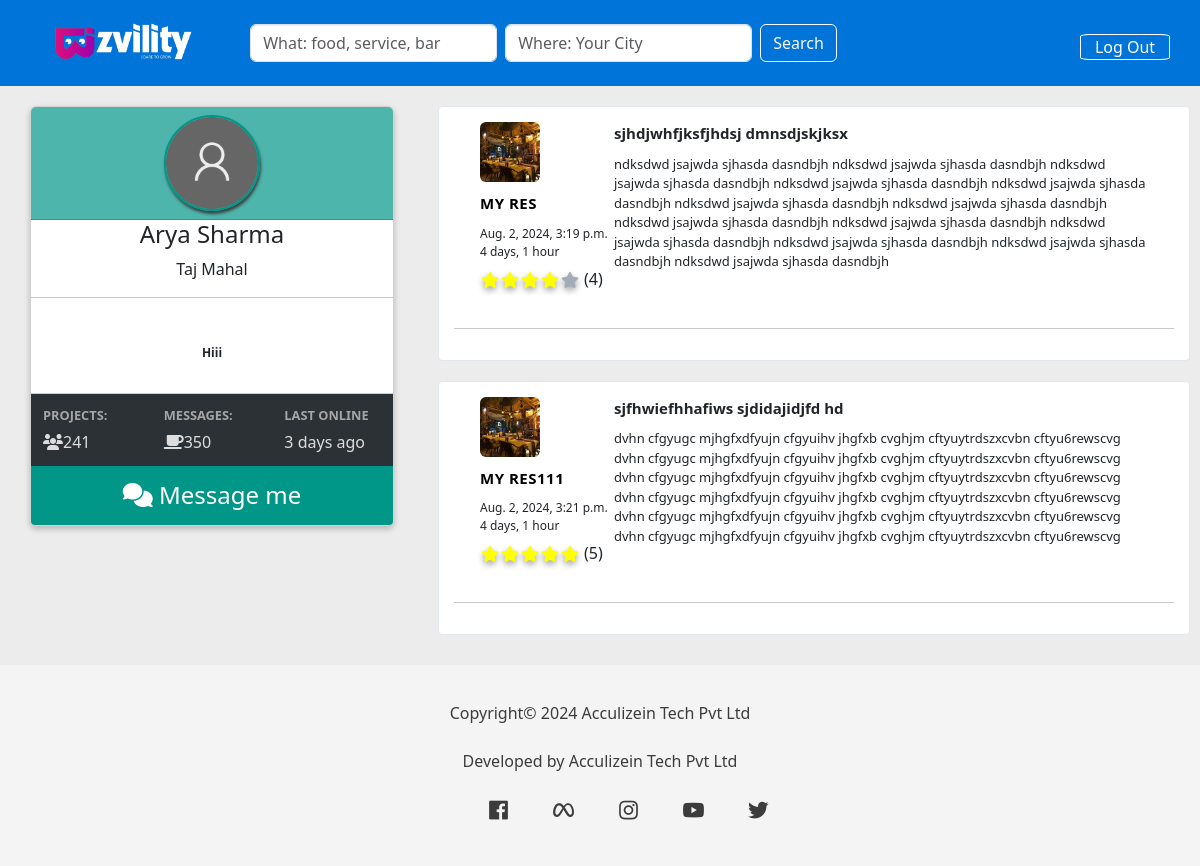
Page /profile/1 (signed in) on the committed database.
### two/models.py (models this page shows, shortened)
class Users(AbstractBaseUser):
    full_name = models.CharField(max_length=100)
    email = models.EmailField(max_length=100,unique=True)
    password = models.CharField(max_length=200)
    is_staff = models.BooleanField(default=False)
    is_active = models.BooleanField(default=True)
    is_superuser = models.BooleanField(default=False)
    isAdmin = models.BooleanField(default=False)
    contact = models.CharField(max_length=100, null=True, blank=True)
    address = models.CharField(max_length=100, null=True, blank=True)
    state = models.CharField(max_length=20)
    city = models.CharField(max_length=20)
    bio = models.CharField(max_length=150,default='')
    dob = models.DateField(null=True, blank=True)
    image = models.ImageField(upload_to='profile_images/', default='profile_images/defaultpfpsvg.png')
    forget_password_token = models.CharField(max_length=150, null=True, blank=True)
    created_at = models.DateTimeField(auto_now_add=True)
    objects = CustomUserManager()
    USERNAME_FIELD = 'email'
    REQUIRED_FIELDS = []
    class Meta:
        permissions = []

class Business(models.Model):
    user = models.ForeignKey(Users, on_delete=models.CASCADE, related_name='businesses')
    title = models.CharField(max_length=100, unique=True)
    category = models.ForeignKey(Categories, on_delete=models.CASCADE, related_name='businesses')
    tagline = models.CharField(max_length=50, null=True)
    description = models.TextField()
    thumbnail = models.ImageField(upload_to='BusinessImages/')
    image1 = models.ImageField(upload_to='BusinessImages/')
    image2 = models.ImageField(upload_to='BusinessImages/')
    image3 = models.ImageField(upload_to='BusinessImages/')
    image4 = models.ImageField(upload_to='BusinessImages/')
    image5 = models.ImageField(upload_to='BusinessImages/')
    phone_number = models.CharField(max_length=13)
    website = models.URLField(max_length=200,null=True)
    address = models.CharField(max_length=100)
    state = models.CharField(max_length=20)
    city = models.CharField(max_length=20)
    country = models.CharField(max_length=100)
    pincode = models.IntegerField()
    created_at = models.DateTimeField(auto_now_add=True)
    rating = models.IntegerField()

### two/views.py (the view)
# urls.py: path('profile/<int:user_id>',profile, name="profile"),
@login_required
def profile(request, user_id):
    user = request.user
    profile_user = Users.objects.get(pk=user_id)
    listings = Business.objects.filter(user=user_id)
    return render(request, 'profile.html', {'profile_user': profile_user, 'listings': listings})

### two/templates/profile.html (shortened to what this page needs)
{% load static %}
<!DOCTYPE html>
<html lang="en">
<head>
    <link rel="stylesheet" href="{% static 'css/profile.css'%}">
    <link rel="stylesheet" href="https://cdnjs.cloudflare.com/ajax/libs/font-awesome/4.7.0/css/font-awesome.min.css">
    <link rel="stylesheet" href="https://cdn.jsdelivr.net/npm/boxicons@latest/css/boxicons.min.css">
    <link rel="stylesheet" href="https://cdnjs.cloudflare.com/ajax/libs/font-awesome/6.6.0/css/all.min.css" />
    <link href="https://cdn.jsdelivr.net/npm/bootstrap@5.3.0-alpha1/dist/css/bootstrap.min.css" rel="stylesheet">
</head>
<body>
    <nav class="navbar navbar-expand-xl navbar-custom">
        <div class="container-fluid">
            <a class="navbar-brand" href="{% url 'index' %}">
                <img src="{% static 'images/Logo_bi.png' %}" alt="zvility">
            </a>
            <div class="collapse navbar-collapse" id="navbarContent">
                <form id="formHeader" class="d-flex search-form my-2 my-xl-0 form-inline" action="{% url 'result' %}"
                    method="GET">
                    <div class="search-content">
                        <input class="form-control me-2" type="search" placeholder="What: food, service, bar"
                            name="search_value">
                        <input class="form-control me-2" type="search" placeholder="Where: Your City" name="city">
                    </div>
                    <button class="btn btn-outline-light" type="submit" id="search-content_btn">Search</button>
                </form>
                <ul class="navbar-nav ms-auto mb-2 mb-xl-0">
                    <div class="side_btn">
                        {% if user.is_authenticated %}
                        <button onclick="logout()" class="sign-in">Log Out</button>
                        {%endif%}
                    </div>
                </ul>
            </div>
        </div>
    </nav>
    <div class="wrapper">
        <div class="content-wrapper">
            <section class="content profile">
                <div class="row">
                    <div class="col-sm-12 col-md-4">
                        <div class="card">
                            <div class="card-header" style="background-color: #009688b2;">
                                <div class="card-header-headshot"
                                    style="background-image: url('{{profile_user.image.url}}');">
                                </div>
                            </div>
                            <div class="card-content">
                                <div class="card-content-member text-center">
                                    <h4 class="m-t-0">{{profile_user.full_name}}</h4>
                                    <p class="m-t-0">{{profile_user.address}}</p>
                                </div>
                                <hr>
                                <div class="card-content-languages">
                                </div>
                                <div class="card-content-summary">
                                    <p>{{profile_user.bio}}
                                    </p>
                                </div>
                            </div>
                            <div class="card-footer" style="padding: 0px;">
                                <div class="card-footer-stats">
                                    <div>
                                        <p>PROJECTS:</p>
                                        <i class="fa fa-users"></i><span>241</span>
                                    </div>
                                    <div>
                                        <p>MESSAGES:</p>
                                        <i class="fa fa-coffee"></i><span>350</span>
                                    </div>
                                    <div>
                                        <p>Last online</p>
                                        <span class="stats-small">3 days ago</span>
                                    </div>
                                </div>
                                <div class="card-footer-message">
                                    <h4><i class="fa fa-comments"></i> Message me</h4>
                                </div>
                            </div>
                        </div>
                    </div>
                    <div class="col-sm-12 col-md-8">
                        {% for listing in listings %}
                        <div class="review-block" id="forRating">
                            <div class="row" style="margin-top: 0;">
                                <div class="col-sm-3">
                                    <div class="review-block-img">
                                        <img src="{{listing.thumbnail.url}}" class="img-rounded" alt="">
                                    </div>
                                    <div class="review-block-name" style="font-size: 15px; "><a
                                            href="{% url 'listing_details' listing.id %}"
                                            style="color: black; text-decoration: none;"><b>{{listing.title}}</b></a>
                                    </div>
                                    <div class="review-block-date">{{listing.created_at}}<br>{{ listing.created_at | timesince }}</div>
                                    <div class="review-block-rate" data-rating="{{listing.rating}}"
                                        style="display: flex;">
                                        <button type="button" class="btn btn-rating btn-xs" aria-label="Left Align"
                                            style="padding: 0px;">
                                            <span class="glyphicon glyphicon-star" aria-hidden="true">
                                                <i class="fa fa-star" aria-hidden="true"></i>
                                            </span>
                                        </button>
                                        <button type="button" class="btn btn-rating btn-xs" aria-label="Left Align"
                                            style="padding: 0px;">
                                            <span class="glyphicon glyphicon-star" aria-hidden="true">
                                                <i class="fa fa-star" aria-hidden="true"></i>
                                            </span>
                                        </button>
                                        <button type="button" class="btn btn-rating btn-xs" aria-label="Left Align"
                                            style="padding: 0px;">
                                            <span class="glyphicon glyphicon-star" aria-hidden="true">
                                                <i class="fa fa-star" aria-hidden="true"></i>
                                            </span>
                                        </button>
                                        <button type="button" class="btn btn-rating btn-default btn-xs" aria-label="Left Align"
                                            style="padding: 0px;">
                                            <span class="glyphicon glyphicon-star" aria-hidden="true">
                                                <i class="fa fa-star" aria-hidden="true"></i>
                                            </span>
                                        </button>
                                        <button type="button" class="btn btn-rating btn-default btn-xs" aria-label="Left Align"
                                            style="padding: 0px;">
                                            <span class="glyphicon glyphicon-star" aria-hidden="true">
                                                <i class="fa fa-star" aria-hidden="true"></i>
                                            </span>
                                        </button>
                                        <h6 style="padding-top: 9px; padding-left: 4px;">({{listing.rating}})</h6>
                                    </div>
                                </div>
                                <div class="col-sm-9" style="margin-left: -98px;">
                                    <div class="review-block-title">{{listing.tagline}}</div>
                                    <div class="review-block-description">{{listing.description}}</div>
                                </div>
                            </div>
                            <hr>
                        </div>
                        {% endfor %}
                    </div>
                </div>
            </section>
        </div>
        {% include 'footer.html' %}
    </div>
</body>
</html>

### two/templates/profile.html (style rules this page uses)
.navbar-custom { background-color: #0074D9; padding: 0.75rem 2rem; }
.navbar-brand img { max-height: 50px; }
.form-control, .btn-outline-light { height: 38px; }
.search-form { flex-grow: 1; max-width: 600px; margin: 0 2rem; }
.search-content { width: 85%; display: flex; }
.side_btn { display: flex; gap: 3px; }

### rows in the picture
Users: image (placeholder picture), full_name "Arya Sharma", address "Taj Mahal", bio "Hiii"
Business: thumbnail (picture), title "MY RES", created_at "Aug. 2, 2024, 3:19 p.m.", created_at "4 days, 1 hour", rating "4", tagline "sjhdjwhfjksfjhdsj dmnsdjskjksx", description "ndksdwd jsajwda sjhasda dasndbjh ndksdwd jsajwda sjhasda dasndbjh ndksdwd jsajwda sjhasda dasndbjh ndksdwd jsajwda sjhasda dasndbjh ndksdwd jsajwda sjhasda dasndbjh ndksdwd jsajwda sjhasda dasndbjh ndksdwd jsajwda sjhasda dasndbjh ndksdwd jsajwda sjhasda dasndbjh ndksdwd jsajwda sjhasda dasndbjh ndksdwd jsajwda sjhasda dasndbjh ndksdwd jsajwda sjhasda dasndbjh ndksdwd jsajwda sjhasda dasndbjh ndksdwd jsajwda sjhasda dasndbjh"
Business: thumbnail (picture), title "MY RES111", created_at "Aug. 2, 2024, 3:21 p.m.", created_at "4 days, 1 hour", rating "5", tagline "sjfhwiefhhafiws sjdidajidjfd hd", description "dvhn cfgyugc mjhgfxdfyujn cfgyuihv jhgfxb cvghjm cftyuytrdszxcvbn cftyu6rewscvg dvhn cfgyugc mjhgfxdfyujn cfgyuihv jhgfxb cvghjm cftyuytrdszxcvbn cftyu6rewscvg dvhn cfgyugc mjhgfxdfyujn cfgyuihv jhgfxb cvghjm cftyuytrdszxcvbn cftyu6rewscvg dvhn cfgyugc mjhgfxdfyujn cfgyuihv jhgfxb cvghjm cftyuytrdszxcvbn cftyu6rewscvg dvhn cfgyugc mjhgfxdfyujn cfgyuihv jhgfxb cvghjm cftyuytrdszxcvbn cftyu6rewscvg dvhn cfgyugc mjhgfxdfyujn cfgyuihv jhgfxb cvghjm cftyuytrdszxcvbn cftyu6rewscvg"
